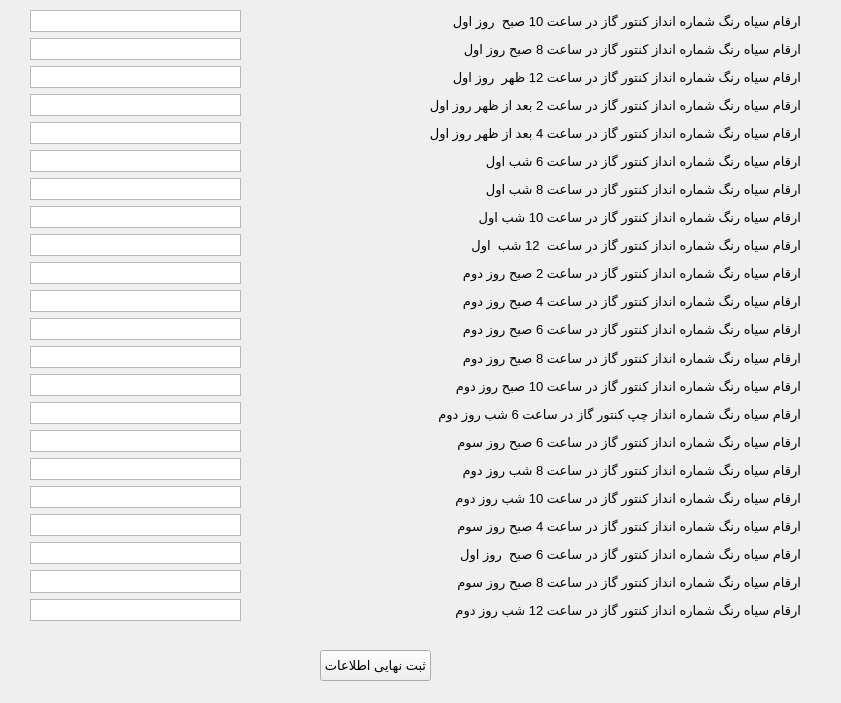
<?xml version="1.0" encoding="UTF-8"?>
<ui version="4.0">
 <class>second_list</class>
 <widget class="QWidget" name="second_list">
  <property name="geometry">
   <rect>
    <x>0</x>
    <y>0</y>
    <width>841</width>
    <height>703</height>
   </rect>
  </property>
  <property name="font">
   <font>
    <pointsize>10</pointsize>
   </font>
  </property>
  <property name="windowTitle">
   <string>Form</string>
  </property>
  <widget class="QWidget" name="layoutWidget">
   <property name="geometry">
    <rect>
     <x>270</x>
     <y>10</y>
     <width>531</width>
     <height>611</height>
    </rect>
   </property>
   <layout class="QGridLayout" name="gridLayout">
    <item row="13" column="0">
     <widget class="QLabel" name="label_35">
      <property name="font">
       <font>
        <pointsize>10</pointsize>
       </font>
      </property>
      <property name="text">
       <string>ارقام سیاه رنگ شماره انداز کنتور گاز در ساعت 8 صبح روز دوم</string>
      </property>
     </widget>
    </item>
    <item row="10" column="0">
     <widget class="QLabel" name="label_24">
      <property name="font">
       <font>
        <pointsize>10</pointsize>
       </font>
      </property>
      <property name="text">
       <string>ارقام سیاه رنگ شماره انداز کنتور گاز در ساعت 2 صبح روز دوم </string>
      </property>
     </widget>
    </item>
    <item row="6" column="0">
     <widget class="QLabel" name="label_20">
      <property name="font">
       <font>
        <pointsize>10</pointsize>
       </font>
      </property>
      <property name="text">
       <string>ارقام سیاه رنگ شماره انداز کنتور گاز در ساعت 6 شب اول</string>
      </property>
     </widget>
    </item>
    <item row="24" column="0">
     <widget class="QLabel" name="label_31">
      <property name="font">
       <font>
        <pointsize>10</pointsize>
       </font>
      </property>
      <property name="text">
       <string>ارقام سیاه رنگ شماره انداز کنتور گاز در ساعت 12 شب روز دوم</string>
      </property>
     </widget>
    </item>
    <item row="2" column="0">
     <widget class="QLabel" name="label_15">
      <property name="font">
       <font>
        <pointsize>10</pointsize>
       </font>
      </property>
      <property name="text">
       <string>ارقام سیاه رنگ شماره انداز کنتور گاز در ساعت 8 صبح روز اول </string>
      </property>
     </widget>
    </item>
    <item row="3" column="0">
     <widget class="QLabel" name="label_17">
      <property name="font">
       <font>
        <pointsize>10</pointsize>
       </font>
      </property>
      <property name="text">
       <string>ارقام سیاه رنگ شماره انداز کنتور گاز در ساعت 12 ظهر  روز اول</string>
      </property>
     </widget>
    </item>
    <item row="19" column="0">
     <widget class="QLabel" name="label_34">
      <property name="font">
       <font>
        <pointsize>10</pointsize>
       </font>
      </property>
      <property name="text">
       <string>ارقام سیاه رنگ شماره انداز کنتور گاز در ساعت 10 شب روز دوم</string>
      </property>
     </widget>
    </item>
    <item row="7" column="0">
     <widget class="QLabel" name="label_21">
      <property name="font">
       <font>
        <pointsize>10</pointsize>
       </font>
      </property>
      <property name="text">
       <string>ارقام سیاه رنگ شماره انداز کنتور گاز در ساعت 8 شب اول</string>
      </property>
     </widget>
    </item>
    <item row="8" column="0">
     <widget class="QLabel" name="label_22">
      <property name="font">
       <font>
        <pointsize>10</pointsize>
       </font>
      </property>
      <property name="text">
       <string>ارقام سیاه رنگ شماره انداز کنتور گاز در ساعت 10 شب اول</string>
      </property>
     </widget>
    </item>
    <item row="9" column="0">
     <widget class="QLabel" name="label_23">
      <property name="font">
       <font>
        <pointsize>10</pointsize>
       </font>
      </property>
      <property name="text">
       <string>ارقام سیاه رنگ شماره انداز کنتور گاز در ساعت  12 شب  اول</string>
      </property>
     </widget>
    </item>
    <item row="16" column="0">
     <widget class="QLabel" name="label_30">
      <property name="font">
       <font>
        <pointsize>10</pointsize>
       </font>
      </property>
      <property name="text">
       <string>ارقام سیاه رنگ شماره انداز کنتور گاز در ساعت 6 صبح روز سوم</string>
      </property>
     </widget>
    </item>
    <item row="5" column="0">
     <widget class="QLabel" name="label_18">
      <property name="font">
       <font>
        <pointsize>10</pointsize>
       </font>
      </property>
      <property name="text">
       <string>ارقام سیاه رنگ شماره انداز کنتور گاز در ساعت 4 بعد از ظهر روز اول</string>
      </property>
     </widget>
    </item>
    <item row="4" column="0">
     <widget class="QLabel" name="label_19">
      <property name="font">
       <font>
        <pointsize>10</pointsize>
       </font>
      </property>
      <property name="text">
       <string>ارقام سیاه رنگ شماره انداز کنتور گاز در ساعت 2 بعد از ظهر روز اول</string>
      </property>
     </widget>
    </item>
    <item row="12" column="0">
     <widget class="QLabel" name="label_26">
      <property name="font">
       <font>
        <pointsize>10</pointsize>
       </font>
      </property>
      <property name="text">
       <string>ارقام سیاه رنگ شماره انداز کنتور گاز در ساعت 6 صبح روز دوم</string>
      </property>
     </widget>
    </item>
    <item row="1" column="0">
     <widget class="QLabel" name="label_16">
      <property name="font">
       <font>
        <pointsize>10</pointsize>
       </font>
      </property>
      <property name="text">
       <string>ارقام سیاه رنگ شماره انداز کنتور گاز در ساعت 10 صبح  روز اول</string>
      </property>
     </widget>
    </item>
    <item row="14" column="0">
     <widget class="QLabel" name="label_27">
      <property name="font">
       <font>
        <pointsize>10</pointsize>
       </font>
      </property>
      <property name="text">
       <string>ارقام سیاه رنگ شماره انداز کنتور گاز در ساعت 10 صبح روز دوم</string>
      </property>
     </widget>
    </item>
    <item row="15" column="0">
     <widget class="QLabel" name="label_28">
      <property name="font">
       <font>
        <pointsize>10</pointsize>
       </font>
      </property>
      <property name="text">
       <string>ارقام سیاه رنگ شماره انداز چپ کنتور گاز در ساعت 6 شب روز دوم</string>
      </property>
     </widget>
    </item>
    <item row="18" column="0">
     <widget class="QLabel" name="label_33">
      <property name="font">
       <font>
        <pointsize>10</pointsize>
       </font>
      </property>
      <property name="text">
       <string>ارقام سیاه رنگ شماره انداز کنتور گاز در ساعت 8 شب روز دوم</string>
      </property>
     </widget>
    </item>
    <item row="11" column="0">
     <widget class="QLabel" name="label_25">
      <property name="font">
       <font>
        <pointsize>10</pointsize>
       </font>
      </property>
      <property name="text">
       <string>ارقام سیاه رنگ شماره انداز کنتور گاز در ساعت 4 صبح روز دوم</string>
      </property>
     </widget>
    </item>
    <item row="21" column="0">
     <widget class="QLabel" name="label_29">
      <property name="font">
       <font>
        <pointsize>10</pointsize>
       </font>
      </property>
      <property name="text">
       <string>ارقام سیاه رنگ شماره انداز کنتور گاز در ساعت 4 صبح روز سوم</string>
      </property>
     </widget>
    </item>
    <item row="22" column="0">
     <widget class="QLabel" name="label_14">
      <property name="font">
       <font>
        <pointsize>10</pointsize>
       </font>
      </property>
      <property name="text">
       <string>ارقام سیاه رنگ شماره انداز کنتور گاز در ساعت 6 صبح  روز اول</string>
      </property>
     </widget>
    </item>
    <item row="23" column="0">
     <widget class="QLabel" name="label_32">
      <property name="font">
       <font>
        <pointsize>10</pointsize>
       </font>
      </property>
      <property name="text">
       <string>ارقام سیاه رنگ شماره انداز کنتور گاز در ساعت 8 صبح روز سوم</string>
      </property>
     </widget>
    </item>
   </layout>
  </widget>
  <widget class="QPushButton" name="pushButton">
   <property name="geometry">
    <rect>
     <x>320</x>
     <y>650</y>
     <width>111</width>
     <height>31</height>
    </rect>
   </property>
   <property name="font">
    <font>
     <pointsize>10</pointsize>
    </font>
   </property>
   <property name="text">
    <string>ثبت نهایی اطلاعات</string>
   </property>
  </widget>
  <widget class="QWidget" name="layoutWidget">
   <property name="geometry">
    <rect>
     <x>30</x>
     <y>10</y>
     <width>211</width>
     <height>611</height>
    </rect>
   </property>
   <layout class="QGridLayout" name="gridLayout_2">
    <item row="14" column="0">
     <widget class="QPlainTextEdit" name="plainTextEdit_13">
      <property name="font">
       <font>
        <pointsize>10</pointsize>
        <kerning>true</kerning>
       </font>
      </property>
      <property name="focusPolicy">
       <enum>Qt::StrongFocus</enum>
      </property>
      <property name="frameShape">
       <enum>QFrame::StyledPanel</enum>
      </property>
      <property name="frameShadow">
       <enum>QFrame::Sunken</enum>
      </property>
      <property name="lineWidth">
       <number>1</number>
      </property>
      <property name="verticalScrollBarPolicy">
       <enum>Qt::ScrollBarAlwaysOff</enum>
      </property>
      <property name="horizontalScrollBarPolicy">
       <enum>Qt::ScrollBarAlwaysOff</enum>
      </property>
     </widget>
    </item>
    <item row="20" column="0">
     <widget class="QPlainTextEdit" name="plainTextEdit_19">
      <property name="font">
       <font>
        <pointsize>10</pointsize>
        <kerning>true</kerning>
       </font>
      </property>
      <property name="focusPolicy">
       <enum>Qt::StrongFocus</enum>
      </property>
      <property name="frameShape">
       <enum>QFrame::StyledPanel</enum>
      </property>
      <property name="frameShadow">
       <enum>QFrame::Sunken</enum>
      </property>
      <property name="lineWidth">
       <number>1</number>
      </property>
      <property name="verticalScrollBarPolicy">
       <enum>Qt::ScrollBarAlwaysOff</enum>
      </property>
      <property name="horizontalScrollBarPolicy">
       <enum>Qt::ScrollBarAlwaysOff</enum>
      </property>
     </widget>
    </item>
    <item row="1" column="0">
     <widget class="QPlainTextEdit" name="plainTextEdit">
      <property name="font">
       <font>
        <pointsize>10</pointsize>
        <kerning>true</kerning>
       </font>
      </property>
      <property name="focusPolicy">
       <enum>Qt::StrongFocus</enum>
      </property>
      <property name="frameShape">
       <enum>QFrame::StyledPanel</enum>
      </property>
      <property name="frameShadow">
       <enum>QFrame::Sunken</enum>
      </property>
      <property name="lineWidth">
       <number>1</number>
      </property>
      <property name="verticalScrollBarPolicy">
       <enum>Qt::ScrollBarAlwaysOff</enum>
      </property>
      <property name="horizontalScrollBarPolicy">
       <enum>Qt::ScrollBarAlwaysOff</enum>
      </property>
     </widget>
    </item>
    <item row="17" column="0">
     <widget class="QPlainTextEdit" name="plainTextEdit_16">
      <property name="font">
       <font>
        <pointsize>10</pointsize>
        <kerning>true</kerning>
       </font>
      </property>
      <property name="focusPolicy">
       <enum>Qt::StrongFocus</enum>
      </property>
      <property name="frameShape">
       <enum>QFrame::StyledPanel</enum>
      </property>
      <property name="frameShadow">
       <enum>QFrame::Sunken</enum>
      </property>
      <property name="lineWidth">
       <number>1</number>
      </property>
      <property name="verticalScrollBarPolicy">
       <enum>Qt::ScrollBarAlwaysOff</enum>
      </property>
      <property name="horizontalScrollBarPolicy">
       <enum>Qt::ScrollBarAlwaysOff</enum>
      </property>
     </widget>
    </item>
    <item row="12" column="0">
     <widget class="QPlainTextEdit" name="plainTextEdit_11">
      <property name="font">
       <font>
        <pointsize>10</pointsize>
        <kerning>true</kerning>
       </font>
      </property>
      <property name="focusPolicy">
       <enum>Qt::StrongFocus</enum>
      </property>
      <property name="frameShape">
       <enum>QFrame::StyledPanel</enum>
      </property>
      <property name="frameShadow">
       <enum>QFrame::Sunken</enum>
      </property>
      <property name="lineWidth">
       <number>1</number>
      </property>
      <property name="verticalScrollBarPolicy">
       <enum>Qt::ScrollBarAlwaysOff</enum>
      </property>
      <property name="horizontalScrollBarPolicy">
       <enum>Qt::ScrollBarAlwaysOff</enum>
      </property>
     </widget>
    </item>
    <item row="6" column="0">
     <widget class="QPlainTextEdit" name="plainTextEdit_5">
      <property name="font">
       <font>
        <pointsize>10</pointsize>
        <kerning>true</kerning>
       </font>
      </property>
      <property name="focusPolicy">
       <enum>Qt::StrongFocus</enum>
      </property>
      <property name="frameShape">
       <enum>QFrame::StyledPanel</enum>
      </property>
      <property name="frameShadow">
       <enum>QFrame::Sunken</enum>
      </property>
      <property name="lineWidth">
       <number>1</number>
      </property>
      <property name="verticalScrollBarPolicy">
       <enum>Qt::ScrollBarAlwaysOff</enum>
      </property>
      <property name="horizontalScrollBarPolicy">
       <enum>Qt::ScrollBarAlwaysOff</enum>
      </property>
     </widget>
    </item>
    <item row="8" column="0">
     <widget class="QPlainTextEdit" name="plainTextEdit_7">
      <property name="font">
       <font>
        <pointsize>10</pointsize>
        <kerning>true</kerning>
       </font>
      </property>
      <property name="focusPolicy">
       <enum>Qt::StrongFocus</enum>
      </property>
      <property name="frameShape">
       <enum>QFrame::StyledPanel</enum>
      </property>
      <property name="frameShadow">
       <enum>QFrame::Sunken</enum>
      </property>
      <property name="lineWidth">
       <number>1</number>
      </property>
      <property name="verticalScrollBarPolicy">
       <enum>Qt::ScrollBarAlwaysOff</enum>
      </property>
      <property name="horizontalScrollBarPolicy">
       <enum>Qt::ScrollBarAlwaysOff</enum>
      </property>
     </widget>
    </item>
    <item row="19" column="0">
     <widget class="QPlainTextEdit" name="plainTextEdit_18">
      <property name="font">
       <font>
        <pointsize>10</pointsize>
        <kerning>true</kerning>
       </font>
      </property>
      <property name="focusPolicy">
       <enum>Qt::StrongFocus</enum>
      </property>
      <property name="frameShape">
       <enum>QFrame::StyledPanel</enum>
      </property>
      <property name="frameShadow">
       <enum>QFrame::Sunken</enum>
      </property>
      <property name="lineWidth">
       <number>1</number>
      </property>
      <property name="verticalScrollBarPolicy">
       <enum>Qt::ScrollBarAlwaysOff</enum>
      </property>
      <property name="horizontalScrollBarPolicy">
       <enum>Qt::ScrollBarAlwaysOff</enum>
      </property>
     </widget>
    </item>
    <item row="9" column="0">
     <widget class="QPlainTextEdit" name="plainTextEdit_8">
      <property name="font">
       <font>
        <pointsize>10</pointsize>
        <kerning>true</kerning>
       </font>
      </property>
      <property name="focusPolicy">
       <enum>Qt::StrongFocus</enum>
      </property>
      <property name="frameShape">
       <enum>QFrame::StyledPanel</enum>
      </property>
      <property name="frameShadow">
       <enum>QFrame::Sunken</enum>
      </property>
      <property name="lineWidth">
       <number>1</number>
      </property>
      <property name="verticalScrollBarPolicy">
       <enum>Qt::ScrollBarAlwaysOff</enum>
      </property>
      <property name="horizontalScrollBarPolicy">
       <enum>Qt::ScrollBarAlwaysOff</enum>
      </property>
     </widget>
    </item>
    <item row="10" column="0">
     <widget class="QPlainTextEdit" name="plainTextEdit_9">
      <property name="font">
       <font>
        <pointsize>10</pointsize>
        <kerning>true</kerning>
       </font>
      </property>
      <property name="focusPolicy">
       <enum>Qt::StrongFocus</enum>
      </property>
      <property name="frameShape">
       <enum>QFrame::StyledPanel</enum>
      </property>
      <property name="frameShadow">
       <enum>QFrame::Sunken</enum>
      </property>
      <property name="lineWidth">
       <number>1</number>
      </property>
      <property name="verticalScrollBarPolicy">
       <enum>Qt::ScrollBarAlwaysOff</enum>
      </property>
      <property name="horizontalScrollBarPolicy">
       <enum>Qt::ScrollBarAlwaysOff</enum>
      </property>
     </widget>
    </item>
    <item row="4" column="0">
     <widget class="QPlainTextEdit" name="plainTextEdit_3">
      <property name="font">
       <font>
        <pointsize>10</pointsize>
        <kerning>true</kerning>
       </font>
      </property>
      <property name="focusPolicy">
       <enum>Qt::StrongFocus</enum>
      </property>
      <property name="frameShape">
       <enum>QFrame::StyledPanel</enum>
      </property>
      <property name="frameShadow">
       <enum>QFrame::Sunken</enum>
      </property>
      <property name="lineWidth">
       <number>1</number>
      </property>
      <property name="verticalScrollBarPolicy">
       <enum>Qt::ScrollBarAlwaysOff</enum>
      </property>
      <property name="horizontalScrollBarPolicy">
       <enum>Qt::ScrollBarAlwaysOff</enum>
      </property>
     </widget>
    </item>
    <item row="16" column="0">
     <widget class="QPlainTextEdit" name="plainTextEdit_15">
      <property name="font">
       <font>
        <pointsize>10</pointsize>
        <kerning>true</kerning>
       </font>
      </property>
      <property name="focusPolicy">
       <enum>Qt::StrongFocus</enum>
      </property>
      <property name="frameShape">
       <enum>QFrame::StyledPanel</enum>
      </property>
      <property name="frameShadow">
       <enum>QFrame::Sunken</enum>
      </property>
      <property name="lineWidth">
       <number>1</number>
      </property>
      <property name="verticalScrollBarPolicy">
       <enum>Qt::ScrollBarAlwaysOff</enum>
      </property>
      <property name="horizontalScrollBarPolicy">
       <enum>Qt::ScrollBarAlwaysOff</enum>
      </property>
     </widget>
    </item>
    <item row="5" column="0">
     <widget class="QPlainTextEdit" name="plainTextEdit_4">
      <property name="font">
       <font>
        <pointsize>10</pointsize>
        <kerning>true</kerning>
       </font>
      </property>
      <property name="focusPolicy">
       <enum>Qt::StrongFocus</enum>
      </property>
      <property name="frameShape">
       <enum>QFrame::StyledPanel</enum>
      </property>
      <property name="frameShadow">
       <enum>QFrame::Sunken</enum>
      </property>
      <property name="lineWidth">
       <number>1</number>
      </property>
      <property name="verticalScrollBarPolicy">
       <enum>Qt::ScrollBarAlwaysOff</enum>
      </property>
      <property name="horizontalScrollBarPolicy">
       <enum>Qt::ScrollBarAlwaysOff</enum>
      </property>
     </widget>
    </item>
    <item row="11" column="0">
     <widget class="QPlainTextEdit" name="plainTextEdit_10">
      <property name="font">
       <font>
        <pointsize>10</pointsize>
        <kerning>true</kerning>
       </font>
      </property>
      <property name="focusPolicy">
       <enum>Qt::StrongFocus</enum>
      </property>
      <property name="frameShape">
       <enum>QFrame::StyledPanel</enum>
      </property>
      <property name="frameShadow">
       <enum>QFrame::Sunken</enum>
      </property>
      <property name="lineWidth">
       <number>1</number>
      </property>
      <property name="verticalScrollBarPolicy">
       <enum>Qt::ScrollBarAlwaysOff</enum>
      </property>
      <property name="horizontalScrollBarPolicy">
       <enum>Qt::ScrollBarAlwaysOff</enum>
      </property>
     </widget>
    </item>
    <item row="23" column="0">
     <widget class="QPlainTextEdit" name="plainTextEdit_22">
      <property name="font">
       <font>
        <pointsize>10</pointsize>
        <kerning>true</kerning>
       </font>
      </property>
      <property name="focusPolicy">
       <enum>Qt::StrongFocus</enum>
      </property>
      <property name="frameShape">
       <enum>QFrame::StyledPanel</enum>
      </property>
      <property name="frameShadow">
       <enum>QFrame::Sunken</enum>
      </property>
      <property name="lineWidth">
       <number>1</number>
      </property>
      <property name="verticalScrollBarPolicy">
       <enum>Qt::ScrollBarAlwaysOff</enum>
      </property>
      <property name="horizontalScrollBarPolicy">
       <enum>Qt::ScrollBarAlwaysOff</enum>
      </property>
     </widget>
    </item>
    <item row="13" column="0">
     <widget class="QPlainTextEdit" name="plainTextEdit_12">
      <property name="font">
       <font>
        <pointsize>10</pointsize>
        <kerning>true</kerning>
       </font>
      </property>
      <property name="focusPolicy">
       <enum>Qt::StrongFocus</enum>
      </property>
      <property name="frameShape">
       <enum>QFrame::StyledPanel</enum>
      </property>
      <property name="frameShadow">
       <enum>QFrame::Sunken</enum>
      </property>
      <property name="lineWidth">
       <number>1</number>
      </property>
      <property name="verticalScrollBarPolicy">
       <enum>Qt::ScrollBarAlwaysOff</enum>
      </property>
      <property name="horizontalScrollBarPolicy">
       <enum>Qt::ScrollBarAlwaysOff</enum>
      </property>
     </widget>
    </item>
    <item row="7" column="0">
     <widget class="QPlainTextEdit" name="plainTextEdit_6">
      <property name="font">
       <font>
        <pointsize>10</pointsize>
        <kerning>true</kerning>
       </font>
      </property>
      <property name="focusPolicy">
       <enum>Qt::StrongFocus</enum>
      </property>
      <property name="frameShape">
       <enum>QFrame::StyledPanel</enum>
      </property>
      <property name="frameShadow">
       <enum>QFrame::Sunken</enum>
      </property>
      <property name="lineWidth">
       <number>1</number>
      </property>
      <property name="verticalScrollBarPolicy">
       <enum>Qt::ScrollBarAlwaysOff</enum>
      </property>
      <property name="horizontalScrollBarPolicy">
       <enum>Qt::ScrollBarAlwaysOff</enum>
      </property>
     </widget>
    </item>
    <item row="18" column="0">
     <widget class="QPlainTextEdit" name="plainTextEdit_17">
      <property name="font">
       <font>
        <pointsize>10</pointsize>
        <kerning>true</kerning>
       </font>
      </property>
      <property name="focusPolicy">
       <enum>Qt::StrongFocus</enum>
      </property>
      <property name="frameShape">
       <enum>QFrame::StyledPanel</enum>
      </property>
      <property name="frameShadow">
       <enum>QFrame::Sunken</enum>
      </property>
      <property name="lineWidth">
       <number>1</number>
      </property>
      <property name="verticalScrollBarPolicy">
       <enum>Qt::ScrollBarAlwaysOff</enum>
      </property>
      <property name="horizontalScrollBarPolicy">
       <enum>Qt::ScrollBarAlwaysOff</enum>
      </property>
     </widget>
    </item>
    <item row="22" column="0">
     <widget class="QPlainTextEdit" name="plainTextEdit_21">
      <property name="font">
       <font>
        <pointsize>10</pointsize>
        <kerning>true</kerning>
       </font>
      </property>
      <property name="focusPolicy">
       <enum>Qt::StrongFocus</enum>
      </property>
      <property name="frameShape">
       <enum>QFrame::StyledPanel</enum>
      </property>
      <property name="frameShadow">
       <enum>QFrame::Sunken</enum>
      </property>
      <property name="lineWidth">
       <number>1</number>
      </property>
      <property name="verticalScrollBarPolicy">
       <enum>Qt::ScrollBarAlwaysOff</enum>
      </property>
      <property name="horizontalScrollBarPolicy">
       <enum>Qt::ScrollBarAlwaysOff</enum>
      </property>
     </widget>
    </item>
    <item row="15" column="0">
     <widget class="QPlainTextEdit" name="plainTextEdit_14">
      <property name="font">
       <font>
        <pointsize>10</pointsize>
        <kerning>true</kerning>
       </font>
      </property>
      <property name="focusPolicy">
       <enum>Qt::StrongFocus</enum>
      </property>
      <property name="frameShape">
       <enum>QFrame::StyledPanel</enum>
      </property>
      <property name="frameShadow">
       <enum>QFrame::Sunken</enum>
      </property>
      <property name="lineWidth">
       <number>1</number>
      </property>
      <property name="verticalScrollBarPolicy">
       <enum>Qt::ScrollBarAlwaysOff</enum>
      </property>
      <property name="horizontalScrollBarPolicy">
       <enum>Qt::ScrollBarAlwaysOff</enum>
      </property>
     </widget>
    </item>
    <item row="21" column="0">
     <widget class="QPlainTextEdit" name="plainTextEdit_20">
      <property name="font">
       <font>
        <pointsize>10</pointsize>
        <kerning>true</kerning>
       </font>
      </property>
      <property name="focusPolicy">
       <enum>Qt::StrongFocus</enum>
      </property>
      <property name="frameShape">
       <enum>QFrame::StyledPanel</enum>
      </property>
      <property name="frameShadow">
       <enum>QFrame::Sunken</enum>
      </property>
      <property name="lineWidth">
       <number>1</number>
      </property>
      <property name="verticalScrollBarPolicy">
       <enum>Qt::ScrollBarAlwaysOff</enum>
      </property>
      <property name="horizontalScrollBarPolicy">
       <enum>Qt::ScrollBarAlwaysOff</enum>
      </property>
     </widget>
    </item>
    <item row="2" column="0">
     <widget class="QPlainTextEdit" name="plainTextEdit_2">
      <property name="font">
       <font>
        <pointsize>10</pointsize>
        <kerning>true</kerning>
       </font>
      </property>
      <property name="focusPolicy">
       <enum>Qt::StrongFocus</enum>
      </property>
      <property name="frameShape">
       <enum>QFrame::StyledPanel</enum>
      </property>
      <property name="frameShadow">
       <enum>QFrame::Sunken</enum>
      </property>
      <property name="lineWidth">
       <number>1</number>
      </property>
      <property name="verticalScrollBarPolicy">
       <enum>Qt::ScrollBarAlwaysOff</enum>
      </property>
      <property name="horizontalScrollBarPolicy">
       <enum>Qt::ScrollBarAlwaysOff</enum>
      </property>
     </widget>
    </item>
   </layout>
  </widget>
 </widget>
 <resources/>
 <connections/>
</ui>
